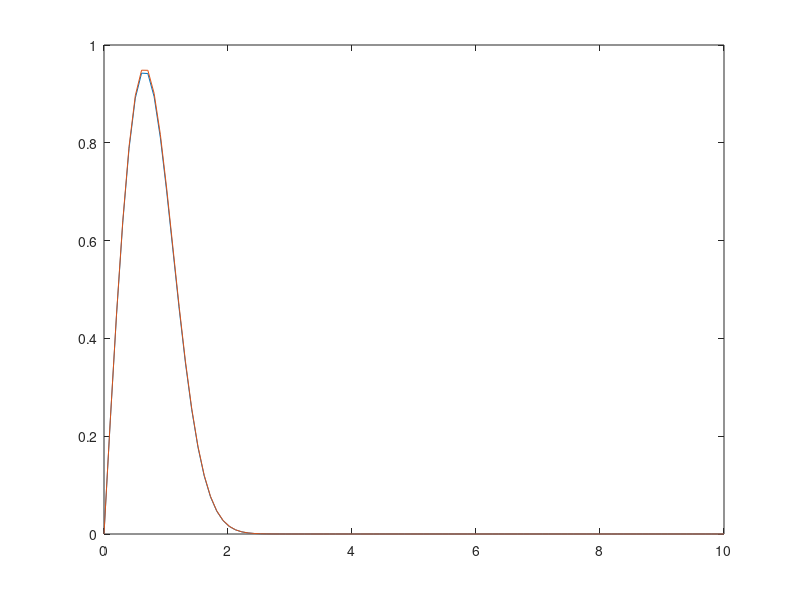

MATLAB code for this plot:
%% Bessel
clc; clf; grid on
x = linspace(0,10,100);
J = besselj(0,x);
plot(x,J)
%f = 2*pi*besselj(0,2*x)+besselj(0,x).^2;
%plot(x,f)
R = 1;
J=besselj(0,-i*2*x*R);
g = R*x.*exp(-(2*x.^2+R^2)).*J;
plot(x,2*pi*g)
int = zeros(size(x));
dt = 0.05;
for t=0:dt:2*pi
    %int = int + exp(2*x*R*cos(t));
    int = int + R*x.*exp(-(2*x.^2+R^2-2*x*R*cos(t)));
end
int = int*dt;
hold on
plot(x,int)